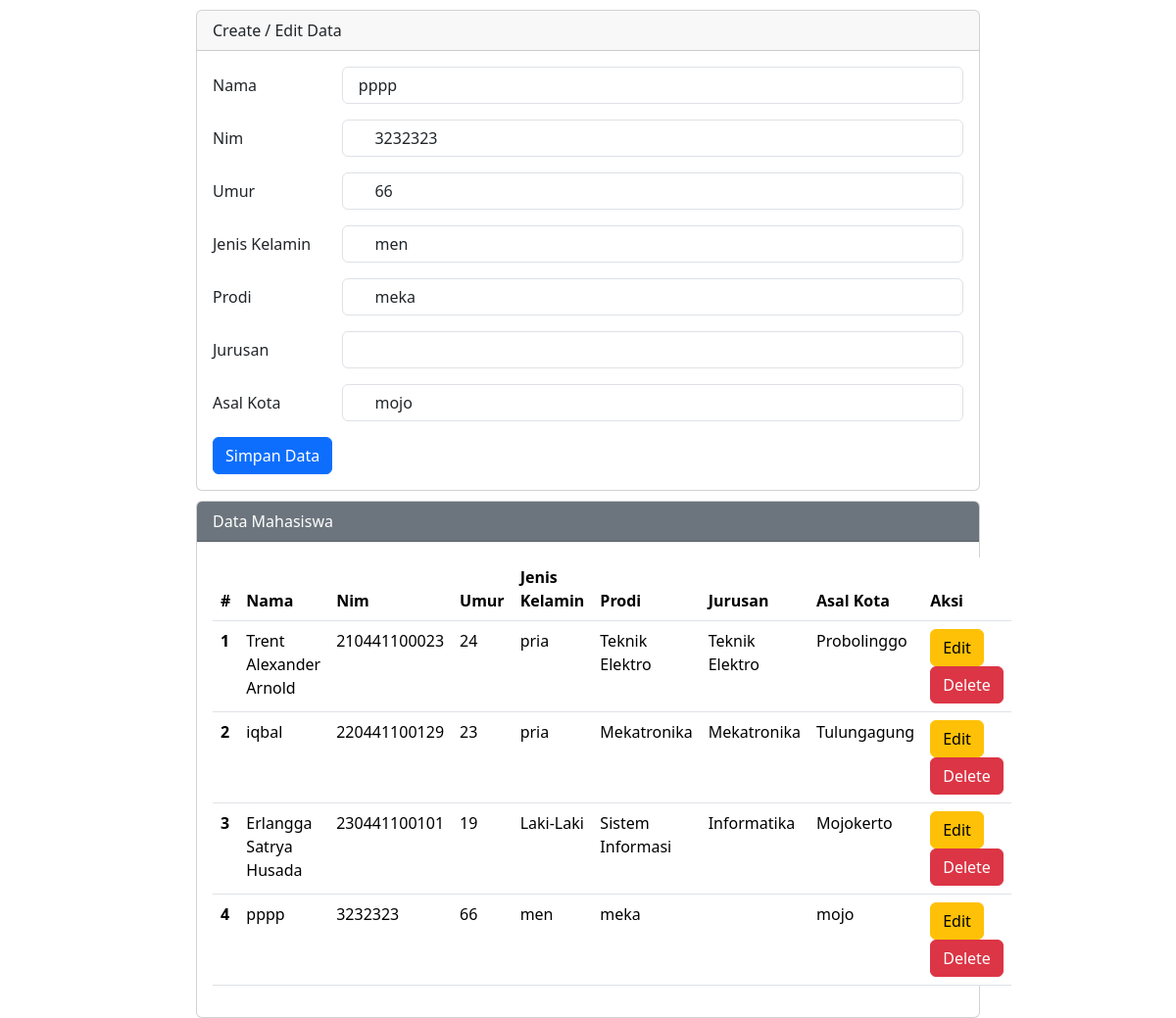
Screenshot of /crudFinal/index.php?op=edit&id=1 with the database file from the repository.
### tables this page shows
CREATE TABLE `mahasiswa` (
  `id` int(11) NOT NULL,
  `nama` varchar(25) NOT NULL,
  `nim` varchar(25) NOT NULL,
  `umur` varchar(25) NOT NULL,
  `jenis_kelamin` varchar(25) NOT NULL,
  `prodi` varchar(25) NOT NULL,
  `jurusan` varchar(25) NOT NULL,
  `asal_kota` varchar(25) NOT NULL
);

### crudFinal/index.php (the view, shortened to what this page needs)
<?php
$host = "127.0.0.1:3308";
$user = "root";
$pass = "";
$db = "db_crud";
$koneksi = mysqli_connect($host, $user, $pass, $db);
$nama           = "";
$nim            = "";
$umur           = "";
$jenis_kelamin  = "";
$prodi          = "";
$jurusan        = "";
$asal_kota      = "";
if(isset($_GET['op'])){
    $op = $_GET['op'];
} else {
    $op = "";
}
if($op == 'edit'){
    $id             = $_GET['id'];
    $sql1           = "select * from mahasiswa where id = '$id'";
    $q1             = mysqli_query($koneksi,$sql1);
    $r1             = mysqli_fetch_array($q1);
    $nama           = $r1['nama'];
    $nim            = $r1['nim'];
    $umur           = $r1['umur'];
    $jenis_kelamin  = $r1['jenis_kelamin'];
    $prodi          = $r1['prodi'];
    $jurusan        = $r1['jurusan'];
    $asal_kota      = $r1['asal_kota'];
}
?>
<!DOCTYPE html>
<html lang="en">
<head>
    <link href="https://cdn.jsdelivr.net/npm/bootstrap@5.3.3/dist/css/bootstrap.min.css" rel="stylesheet">
</head>
<body>
    <div class="mx-auto">
        <div class="card">
            <div class="card-header">
                Create / Edit Data
            </div>
            <div class="card-body">
                <form action="" method="POST">
                    <div class="mb-3 row">
                        <label for="nama" class="col-sm-2 col-form-label">Nama</label>
                        <div class="col-sm-10">
                            <input type="text" class="form-control" id="nama" name="nama" value=" <?php echo $nama ?> ">
                        </div>
                    </div>
                    <div class="mb-3 row">
                        <label for="nim" class="col-sm-2 col-form-label">Nim</label>
                        <div class="col-sm-10">
                            <input type="text" class="form-control" id="nim" name="nim" value=" <?php echo $nim ?> ">
                        </div>
                    </div>
                    <div class="mb-3 row">
                        <label for="umur" class="col-sm-2 col-form-label">Umur</label>
                        <div class="col-sm-10">
                            <input type="text" class="form-control" id="umur" name="umur" value=" <?php echo $umur ?> ">
                        </div>
                    </div>
                    <div class="mb-3 row">
                        <label for="jenis_kelamin" class="col-sm-2 col-form-label">Jenis Kelamin</label>
                        <div class="col-sm-10">
                            <input type="text" class="form-control" id="jenis_kelamin" name="jenis_kelamin" value=" <?php echo $jenis_kelamin ?> ">
                        </div>
                    </div>
                    <div class="mb-3 row">
                        <label for="prodi" class="col-sm-2 col-form-label">Prodi</label>
                        <div class="col-sm-10">
                            <input type="text" class="form-control" id="prodi" name="prodi" value=" <?php echo $prodi ?> ">
                        </div>
                    </div>
                    <div class="mb-3 row">
                        <label for="jurusan" class="col-sm-2 col-form-label">Jurusan</label>
                        <div class="col-sm-10">
                            <input type="text" class="form-control" id="jurusan" name="jurusan" value=" <?php echo $jurusan ?> ">
                        </div>
                    </div>
                    <div class="mb-3 row">
                        <label for="asal_kota" class="col-sm-2 col-form-label">Asal Kota</label>
                        <div class="col-sm-10">
                            <input type="text" class="form-control" id="asal_kota" name="asal_kota" value=" <?php echo $asal_kota ?> ">
                        </div>
                    </div>
                    <div class="col-12">
                        <input type="submit" name="simpan" value="Simpan Data" class="btn btn-primary">
                    </div>
                </form>
            </div>
        </div>
        <div class="card">
            <div class="card-header text-white bg-secondary">
                Data Mahasiswa
            </div>
            <div class="card-body">
                <table class="table">
                    <thead>
                        <tr>
                            <th scope="col">#</th>
                            <th scope="col">Nama</th>
                            <th scope="col">Nim</th>
                            <th scope="col">Umur</th>
                            <th scope="col">Jenis Kelamin</th>
                            <th scope="col">Prodi</th>
                            <th scope="col">Jurusan</th>
                            <th scope="col">Asal Kota</th>
                            <th scope="col">Aksi</th>
                        </tr>
                    <tbody>
                        <?php
                        $sql2   = "select * from mahasiswa order by id desc";
                        $q2 = mysqli_query($koneksi, $sql2);
                        $urut = 1;
                        while ($r2 = mysqli_fetch_array($q2)) {
                            $id            = $r2['id'];
                            $nama          = $r2['nama'];
                            $nim           = $r2['nim'];
                            $umur          = $r2['umur'];
                            $jenis_kelamin = $r2['jenis_kelamin'];
                            $prodi         = $r2['prodi'];
                            $jurusan       = $r2['jurusan'];
                            $asal_kota     = $r2['asal_kota'];
                        ?>
                            <tr>
                                <th scope="row"> <?php echo $urut++         ?> </th>
                                <td scope="row"> <?php echo $nama           ?> </td>
                                <td scope="row"> <?php echo $nim            ?> </td>
                                <td scope="row"> <?php echo $umur           ?> </td>
                                <td scope="row"> <?php echo $jenis_kelamin  ?> </td>
                                <td scope="row"> <?php echo $prodi          ?> </td>
                                <td scope="row"> <?php echo $jurusan        ?> </td>
                                <td scope="row"> <?php echo $asal_kota      ?> </td>
                                <td scope="row">
                                    <a href="index.php?op=edit&id=<?php echo $id  ?>"><button type="button" class="btn btn-warning">Edit</button></a>
                                    <a href="index.php?op=delete&id= <?php echo $id ?>" onclick="return confirm('Yakin Mau delete data?')"><button type="button" class="btn btn-danger">Delete</button></a>
                                </td>
                            </tr>
                        <?php
                        }
                        ?>
                    </tbody>
                    </thead>
                </table>
            </div>
        </div>
    </div>
</body>
</html>

### crudFinal/index.php (style rules this page uses)
.mx-auto { width: 800px; }
.card { margin-top: 10px; }

### rows the page displays
mahasiswa: nama "pppp", nim "3232323", umur "66", jenis_kelamin "men", prodi "meka", asal_kota "mojo"
mahasiswa: nama "Trent Alexander Arnold", nim "210441100023", umur "24", jenis_kelamin "pria", prodi "Teknik Elektro", jurusan "Teknik Elektro", asal_kota "Probolinggo"
mahasiswa: nama "iqbal", nim "220441100129", umur "23", jenis_kelamin "pria", prodi "Mekatronika", jurusan "Mekatronika", asal_kota "Tulungagung"
mahasiswa: nama "Erlangga Satrya Husada", nim "230441100101", umur "19", jenis_kelamin "Laki-Laki", prodi "Sistem Informasi", jurusan "Informatika", asal_kota "Mojokerto"
